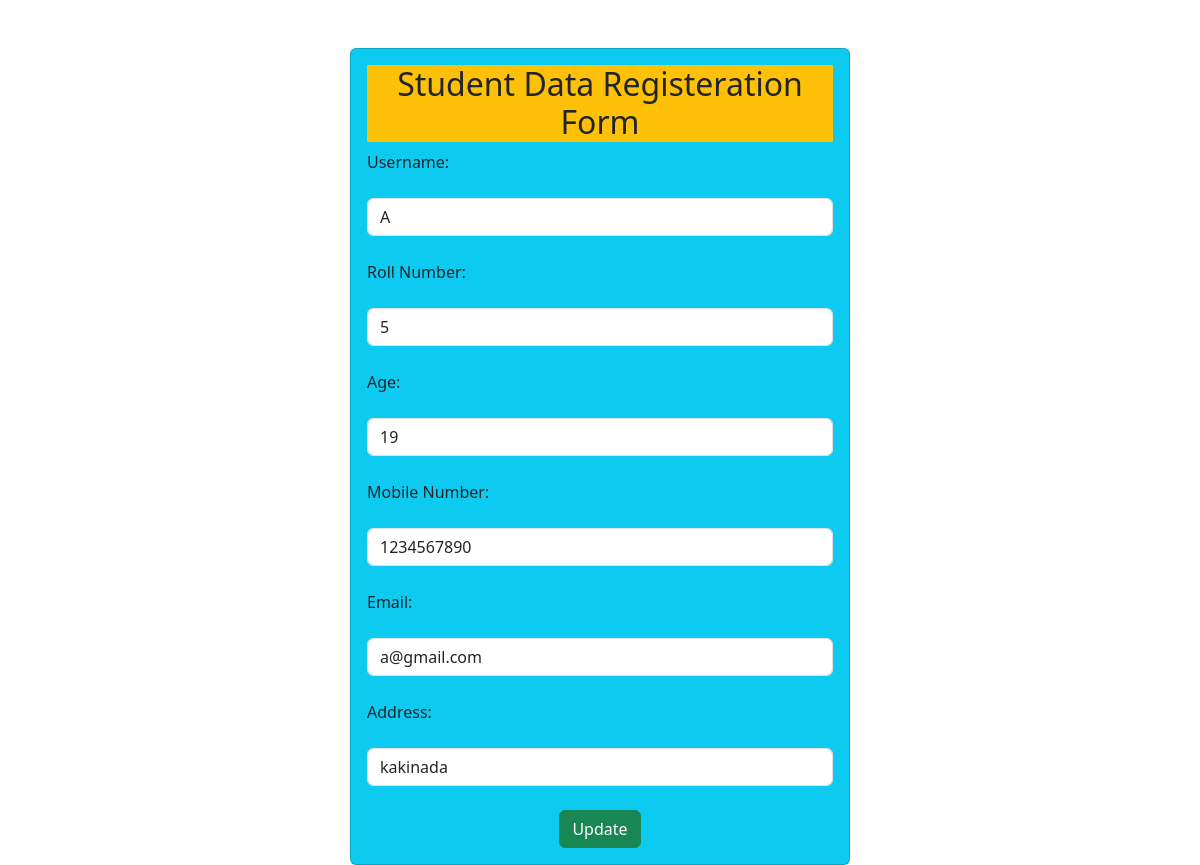
The app's page /update/1/ with its own data.
### CrudApp/models.py (models this page shows, shortened)
class Student(models.Model):
	name=models.CharField(max_length=30)
	rollnumber=models.CharField(max_length=30)
	age=models.IntegerField()
	mobile=models.CharField(max_length=10)
	email=models.EmailField(max_length=30)
	address=models.CharField(max_length=30)

### CrudApp/views.py (the view, shortened to what this page needs)
# urls.py: path('update/<int:id>/',views.update,name='update'),
def update(request,id):
	data=Student.objects.get(id=id)
	return render(request,'update.html',{'data':data})

### CrudApp/templates/update.html (shortened to what this page needs)
{% load static %}
<!DOCTYPE html>
<html>
<head>
	<link rel="stylesheet" type="text/css" href="{% static 'css/bootstrap.min.css' %}">
</head>
<body>
	<div class="container card card-body mt-5 bg-info col-md-5">
	    <h2 class="text-center bg-warning">Student Data Registeration Form</h2>
	    <form method="POST">
	    	<label>Username:</label>
		 	<input type="text" name="uname"placeholder="Enter Your Username" class="form-control my-4" value="{{data.name}}">
			<label>Roll Number:</label>
			<input type="text" name="rnm"placeholder="Enter Your Roll Number" class="form-control my-4"  value="{{data.rollnumber}}">
			<label>Age:</label>
			<input type="number" name="age"placeholder="Enter Your Age" class="form-control my-4"  value="{{data.age}}">
			<label>Mobile Number:</label>
			<input type="number" name="mbl"placeholder="Enter Your Mobile Number" class="form-control my-4"  value="{{data.mobile}}">
			<label>Email:</label>
			<input type="email" name="em"placeholder="Enter Your Email" class="form-control my-4"  value="{{data.email}}">
			<label>Address:</label>
			<input type="text" name="addr"placeholder="Enter Your Address" class="form-control my-4"  value="{{data.address}}">
			<div class="text-center">
				<button class="btn btn-success">Update</button>
			</div>
	    </form>
	</div>
</body>
</html>

### records on screen
Student: uname "A", rnm "5", age "19", mbl "1234567890", em "a@gmail.com", addr "kakinada"
